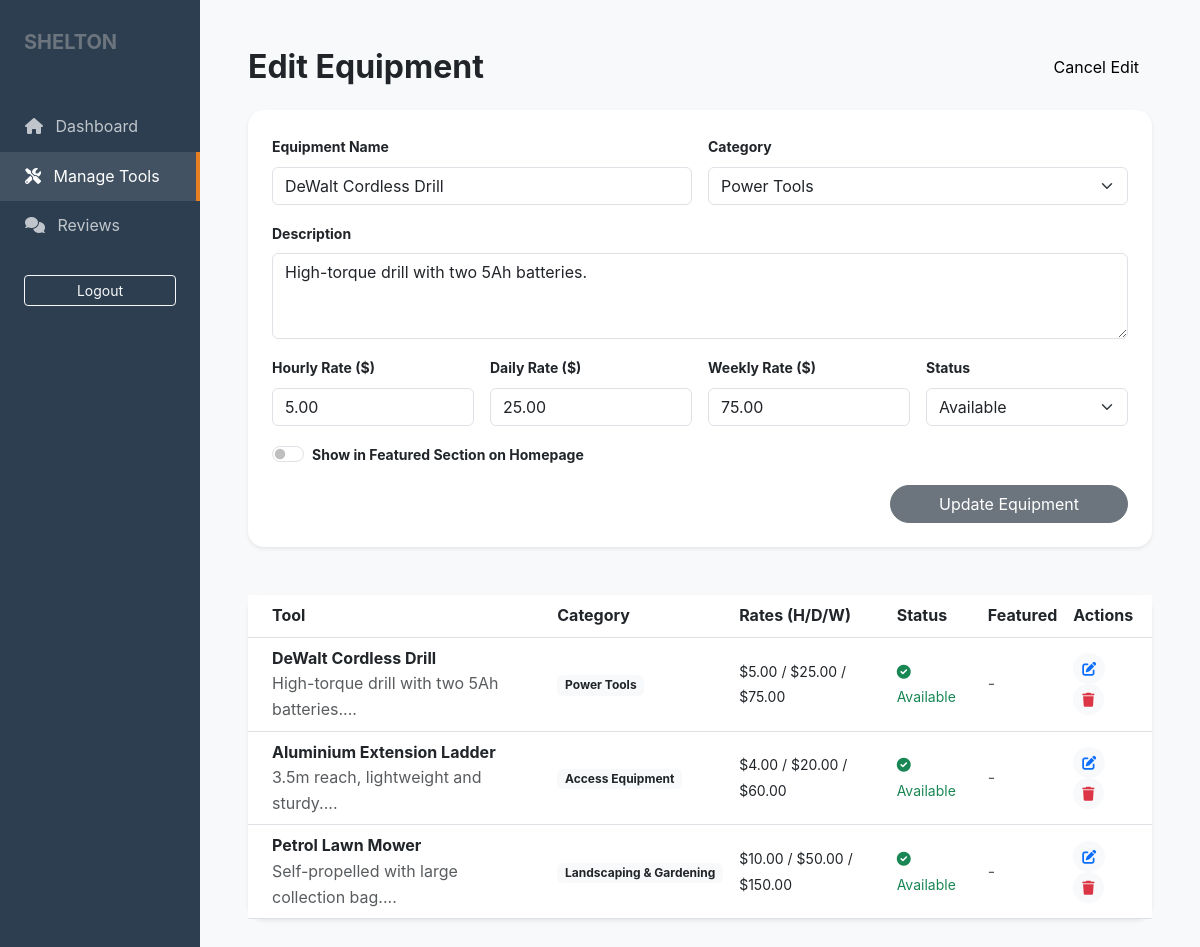
/admin/manage-tools.php?edit=1 (signed in), run on the app's committed database.
### tables this page shows
CREATE TABLE IF NOT EXISTS tools (
    id INT AUTO_INCREMENT PRIMARY KEY,
    category_id INT,
    name VARCHAR(255) NOT NULL,
    description TEXT,
    hourly_price DECIMAL(10, 2) NOT NULL,
    daily_price DECIMAL(10, 2) NOT NULL,
    weekly_price DECIMAL(10, 2) NOT NULL,
    availability_status ENUM('Available', 'Rented', 'Maintenance') DEFAULT 'Available',
    featured BOOLEAN DEFAULT FALSE,
    image_path VARCHAR(255),
    created_at TIMESTAMP DEFAULT CURRENT_TIMESTAMP,
    FOREIGN KEY (category_id) REFERENCES categories(id) ON DELETE SET NULL
);

CREATE TABLE IF NOT EXISTS categories (
    id INT AUTO_INCREMENT PRIMARY KEY,
    name VARCHAR(100) NOT NULL,
    description TEXT
);

### includes/functions.php (called while the page is built, shortened)
<?php
function h($string) {
    return htmlspecialchars($string, ENT_QUOTES, 'UTF-8');
}
?>

### admin/manage-tools.php (the view, shortened to what this page needs)
<?php
require_once '../config/database.php';
require_once '../includes/functions.php';
$tools = $pdo->query("SELECT t.*, c.name as category_name FROM tools t JOIN categories c ON t.category_id = c.id ORDER BY t.created_at DESC")->fetchAll();
$categories = $pdo->query("SELECT * FROM categories")->fetchAll();
$editTool = null;
if (isset($_GET['edit'])) {
    $stmt = $pdo->prepare("SELECT * FROM tools WHERE id = ?");
    $stmt->execute([$_GET['edit']]);
    $editTool = $stmt->fetch();
}
?>
<!DOCTYPE html>
<html lang="en">
<head>
    <link href="https://cdn.jsdelivr.net/npm/bootstrap@5.3.0/dist/css/bootstrap.min.css" rel="stylesheet">
    <link rel="stylesheet" href="https://cdnjs.cloudflare.com/ajax/libs/font-awesome/6.0.0/css/all.min.css">
    <link rel="stylesheet" href="../assets/css/style.css">
</head>
<body class="bg-light">
<div class="container-fluid">
    <div class="row">
        <nav class="col-md-2 admin-sidebar px-0">
            <div class="px-4 mb-5">
                <h5 class="fw-bold text-secondary">SHELTON</h5>
            </div>
            <a href="dashboard.php" class="admin-nav-link"><i class="fas fa-home me-2"></i> Dashboard</a>
            <a href="manage-tools.php" class="admin-nav-link active"><i class="fas fa-tools me-2"></i> Manage Tools</a>
            <a href="moderate-reviews.php" class="admin-nav-link"><i class="fas fa-comments me-2"></i> Reviews</a>
            <div class="mt-auto p-4">
                <a href="../logout.php" class="btn btn-outline-light btn-sm w-100">Logout</a>
            </div>
        </nav>
        <main class="col-md-10 p-5">
            <div class="d-flex justify-content-between align-items-center mb-4">
                <h2 class="fw-bold m-0"><?php echo $editTool ? 'Edit Equipment' : 'Equipment Inventory'; ?></h2>
                <?php if (!$editTool): ?>
                    <button class="btn btn-primary rounded-pill" data-bs-toggle="collapse" data-bs-target="#toolForm">
                        <i class="fas fa-plus me-2"></i> Add New Tool
                    </button>
                <?php else: ?>
                    <a href="manage-tools.php" class="btn btn-light rounded-pill">Cancel Edit</a>
                <?php endif; ?>
            </div>
            <div class="collapse <?php echo $editTool ? 'show' : ''; ?> mb-5" id="toolForm">
                <div class="card border-0 shadow-sm rounded-4">
                    <form method="POST" class="card-body p-4">
                        <div class="row g-3">
                            <div class="col-md-6">
                                <label class="form-label small fw-bold">Equipment Name</label>
                                <input type="text" name="name" class="form-control" value="<?php echo $editTool['name'] ?? ''; ?>" required>
                            </div>
                            <div class="col-md-6">
                                <label class="form-label small fw-bold">Category</label>
                                <select name="category_id" class="form-select" required>
                                    <?php foreach ($categories as $cat): ?>
                                        <option value="<?php echo $cat['id']; ?>" <?php echo (isset($editTool['category_id']) && $editTool['category_id'] == $cat['id']) ? 'selected' : ''; ?>>
                                            <?php echo h($cat['name']); ?>
                                        </option>
                                    <?php endforeach; ?>
                                </select>
                            </div>
                            <div class="col-12">
                                <label class="form-label small fw-bold">Description</label>
                                <textarea name="description" class="form-control" rows="3" required><?php echo $editTool['description'] ?? ''; ?></textarea>
                            </div>
                            <div class="col-md-3">
                                <label class="form-label small fw-bold">Hourly Rate ($)</label>
                                <input type="number" step="0.01" name="hourly_price" class="form-control" value="<?php echo $editTool['hourly_price'] ?? ''; ?>" required>
                            </div>
                            <div class="col-md-3">
                                <label class="form-label small fw-bold">Daily Rate ($)</label>
                                <input type="number" step="0.01" name="daily_price" class="form-control" value="<?php echo $editTool['daily_price'] ?? ''; ?>" required>
                            </div>
                            <div class="col-md-3">
                                <label class="form-label small fw-bold">Weekly Rate ($)</label>
                                <input type="number" step="0.01" name="weekly_price" class="form-control" value="<?php echo $editTool['weekly_price'] ?? ''; ?>" required>
                            </div>
                            <div class="col-md-3">
                                <label class="form-label small fw-bold">Status</label>
                                <select name="availability_status" class="form-select">
                                    <option value="Available" <?php echo (isset($editTool['availability_status']) && $editTool['availability_status'] == 'Available') ? 'selected' : ''; ?>>Available</option>
                                </select>
                            </div>
                            <div class="col-12">
                                <div class="form-check form-switch">
                                    <input class="form-check-input" type="checkbox" name="featured" id="featSwitch" <?php echo (isset($editTool['featured']) && $editTool['featured']) ? 'checked' : ''; ?>>
                                    <label class="form-check-label small fw-bold" for="featSwitch">Show in Featured Section on Homepage</label>
                                </div>
                            </div>
                            <div class="col-12 text-end">
                                <button type="submit" class="btn btn-secondary px-5 rounded-pill">
                                    <?php echo $editTool ? 'Update Equipment' : 'Add to Inventory'; ?>
                                </button>
                            </div>
                        </div>
                    </form>
                </div>
            </div>
            <div class="card border-0 shadow-sm rounded-4">
                <div class="table-responsive">
                    <table class="table table-hover align-middle mb-0">
                        <thead class="bg-light">
                            <tr>
                                <th class="px-4">Tool</th>
                                <th>Category</th>
                                <th>Rates (H/D/W)</th>
                                <th>Status</th>
                                <th>Featured</th>
                                <th>Actions</th>
                            </tr>
                        </thead>
                        <tbody>
                            <?php foreach ($tools as $t): ?>
                            <tr>
                                <td class="px-4">
                                    <div class="fw-bold"><?php echo h($t['name']); ?></div>
                                    <div class="text-muted x-small"><?php echo h(substr($t['description'], 0, 50)); ?>...</div>
                                </td>
                                <td><span class="badge bg-light text-dark"><?php echo h($t['category_name']); ?></span></td>
                                <td>
                                    <span class="small">$<?php echo $t['hourly_price']; ?> / $<?php echo $t['daily_price']; ?> / $<?php echo $t['weekly_price']; ?></span>
                                </td>
                                <td>
                                    <?php if ($t['availability_status'] == 'Available'): ?>
                                        <span class="text-success small"><i class="fas fa-check-circle me-1"></i> Available</span>
                                    <?php else: ?>
                                        <span class="text-danger small"><i class="fas fa-times-circle me-1"></i> <?php echo h($t['availability_status']); ?></span>
                                    <?php endif; ?>
                                </td>
                                <td>
                                    <?php if ($t['featured']): ?>
                                        <i class="fas fa-star text-warning"></i>
                                    <?php else: ?>
                                        <span class="text-muted">-</span>
                                    <?php endif; ?>
                                </td>
                                <td>
                                    <a href="?edit=<?php echo $t['id']; ?>" class="btn btn-light btn-sm rounded-circle me-2"><i class="fas fa-edit text-primary"></i></a>
                                    <a href="?delete=<?php echo $t['id']; ?>" class="btn btn-light btn-sm rounded-circle" onclick="return confirm('Delete this tool?')"><i class="fas fa-trash text-danger"></i></a>
                                </td>
                            </tr>
                            <?php endforeach; ?>
                        </tbody>
                    </table>
                </div>
            </div>
        </main>
    </div>
</div>
</body>
</html>

### assets/css/style.css (style rules this page uses)
:root { --primary: #2c3e50; --secondary: #e67e22; --accent: #3498db; --light: #f8f9fa; --dark: #212529; --success: #27ae60; --warning: #f1c40f; --danger: #e74c3c; --glass: rgba(255, 255, 255, 0.9); }
body { font-family: 'Inter', 'Segoe UI', Tahoma, Geneva, Verdana, sans-serif; background-color: #f4f7f6; color: var(--dark); line-height: 1.6; }
.admin-sidebar { background: var(--primary); min-height: 100vh; color: white; padding: 30px 0; }
.admin-nav-link { color: rgba(255,255,255,0.7); padding: 12px 25px; display: block; text-decoration: none; transition: all 0.2s; }
.admin-nav-link:hover, .admin-nav-link.active { background: rgba(255,255,255,0.1); color: white; border-right: 4px solid var(--secondary); }

### data on the page
tools: name "DeWalt Cordless Drill", category_id "Power Tools", description "High-torque drill with two 5Ah batteries.", hourly_price "5.00", daily_price "25.00", weekly_price "75.00", availability_status "Available", category.name "Power Tools"
tools: name "Aluminium Extension Ladder", description "3.5m reach, lightweight and sturdy.", category.name "Access Equipment", hourly_price "4.00", daily_price "20.00", weekly_price "60.00", availability_status "Available" (drawn)
tools: name "Petrol Lawn Mower", description "Self-propelled with large collection bag.", category.name "Landscaping & Gardening", hourly_price "10.00", daily_price "50.00", weekly_price "150.00", availability_status "Available" (drawn)
